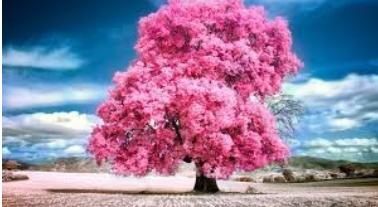
#> input picture Experiments/image.png, 378 x 207 px
$ python 'exp-33 morphol gradient.py'
#> lines starting #> are read from the running program, lines starting #| are printed output that depends on the picture
import cv2
import numpy as np

img = cv2.imread('image.png', 0)
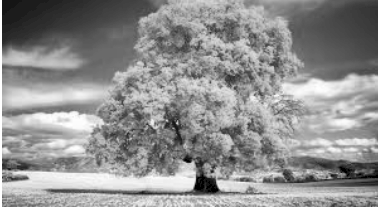
#> img: shape (207, 378); min 0, max 255, mean 143.4

kernel = np.ones((5,5), np.uint8)

gradient = cv2.morphologyEx(img, cv2.MORPH_GRADIENT, kernel)
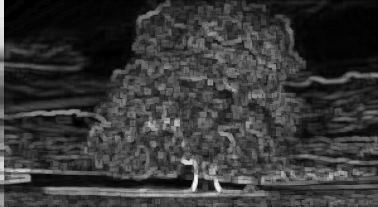
#> gradient: shape (207, 378); min 0, max 243, mean 55.4

cv2.imshow("Gradient", gradient)
cv2.waitKey(0)
cv2.destroyAllWindows()

$ run again, with Experiments/1 exp.png copied over Experiments/image.png
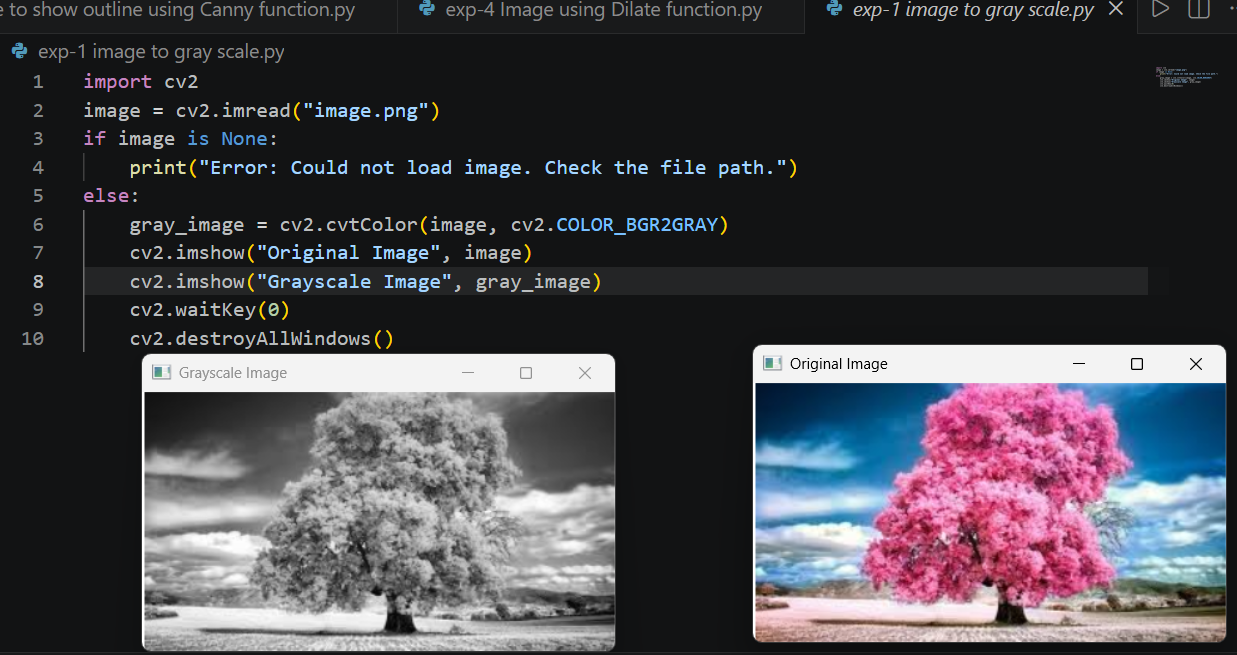
#> input picture Experiments/1 exp.png, 1237 x 655 px
#> `img = cv2.imread('image.png', 0)`:
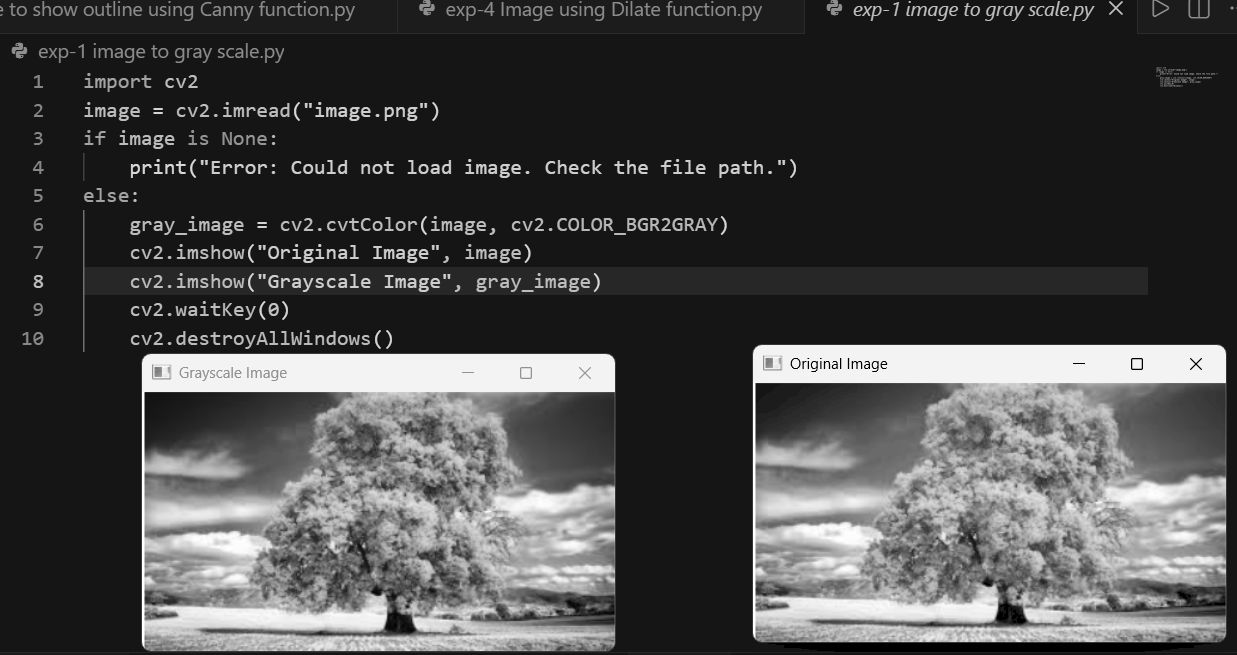
#> img: shape (655, 1237); min 0, max 255, mean 71.4
#> `gradient = cv2.morphologyEx(img, cv2.MORPH_GRADIENT, kernel)`:
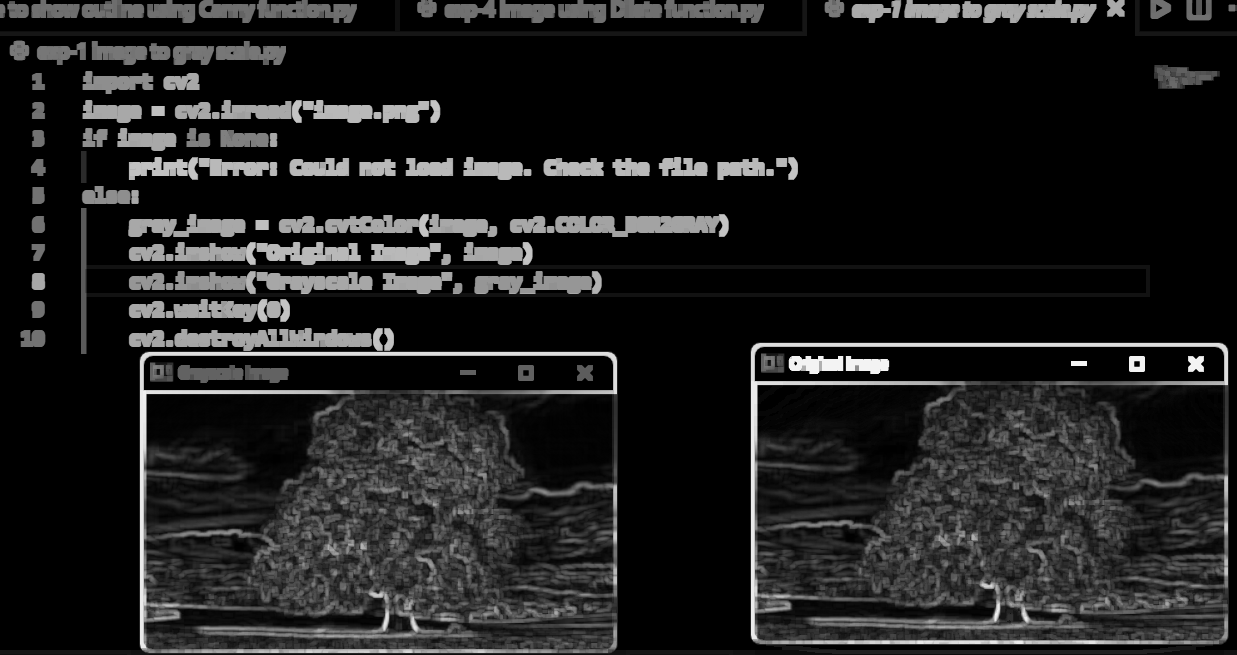
#> gradient: shape (655, 1237); min 0, max 243, mean 30.2
